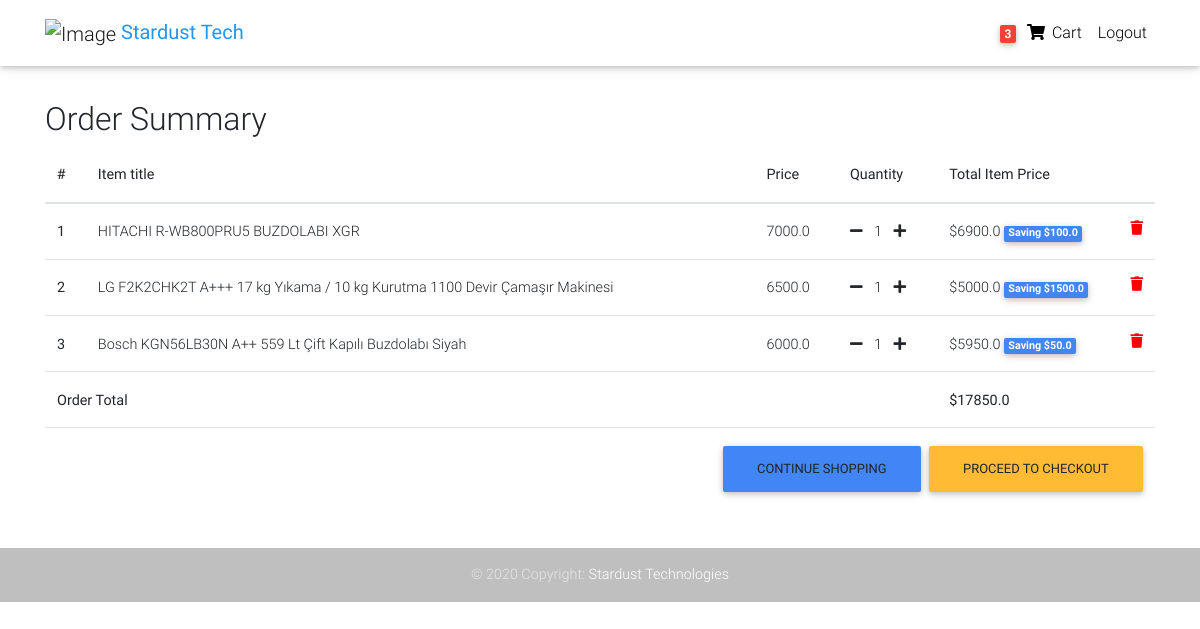
The app's page /order-summary/ (signed in), older data.
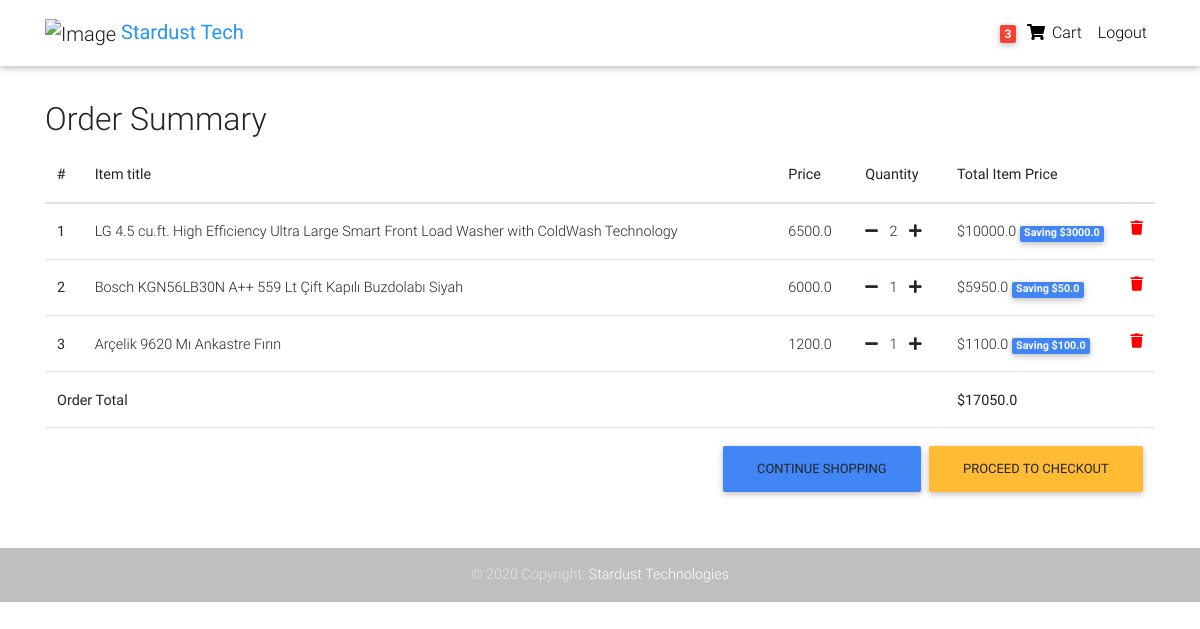
The same page, newer data.
### core/models.py (models this page shows, shortened)
class OrderItem(models.Model):
    user = models.ForeignKey(settings.AUTH_USER_MODEL,
                             on_delete=models.CASCADE)
    ordered = models.BooleanField(default=False)
    item = models.ForeignKey(Item, on_delete=models.CASCADE)
    quantity = models.IntegerField(default=1)
    def get_total_item_price(self):
        return self.quantity * self.item.price
    def get_total_discount_item_price(self):
        return self.quantity * self.item.discount_price
    def get_amount_saved(self):
        return self.get_total_item_price() - self.get_total_discount_item_price()
    def get_final_price(self):
        if self.item.discount_price:
            return self.get_total_discount_item_price()
        return self.get_total_item_price()

class Item(models.Model):
    title = models.CharField(max_length=100)
    price = models.FloatField()
    discount_price = models.FloatField(blank=True, null=True)
    category = models.CharField(choices=CATEGORY_CHOICES, max_length=2)
    label = models.CharField(choices=LABEL_CHOICES, max_length=1)
    slug = models.SlugField()
    description = models.TextField()
    image = models.ImageField()
    additional_information = models.TextField()

class Order(models.Model):
    user = models.ForeignKey(settings.AUTH_USER_MODEL,
                             on_delete=models.CASCADE)
    ref_code = models.CharField(max_length=20, blank=True, null=True)
    items = models.ManyToManyField(OrderItem)
    start_date = models.DateTimeField(auto_now_add=True)
    ordered_date = models.DateTimeField()
    ordered = models.BooleanField(default=False)
    shipping_address = models.ForeignKey(
        'Address', related_name='shipping_address', on_delete=models.SET_NULL, blank=True, null=True)
    billing_address = models.ForeignKey(
        'Address', related_name='billing_address', on_delete=models.SET_NULL, blank=True, null=True)
    payment = models.ForeignKey(
        'Payment', on_delete=models.SET_NULL, blank=True, null=True)
    coupon = models.ForeignKey(
        'Coupon', on_delete=models.SET_NULL, blank=True, null=True)
    being_delivered = models.BooleanField(default=False)
    received = models.BooleanField(default=False)
    refund_requested = models.BooleanField(default=False)
    refund_granted = models.BooleanField(default=False)
    '''
    1. Item added to cart
    2. Adding a billing address
    (Failed checkout)
    3. Payment
    (Preprocessing, processing, packaging etc.)
    4. Being delivered
    5. Received
    6. Refunds
    '''
    def get_total(self):
        total = 0
        for order_item in self.items.all():
            total += order_item.get_final_price()
        if self.coupon:
            total -= self.coupon.amount
        return total

### core/views.py (the view)
# urls.py: path('order-summary/', OrderSummaryView.as_view(), name='order-summary'),
class OrderSummaryView(LoginRequiredMixin, View):
    def get(self, *args, **kwargs):
        try:
            order = Order.objects.get(user=self.request.user, ordered=False)
            context = {
                'object': order
            }
            return render(self.request, 'order_summary.html', context)
        except ObjectDoesNotExist:
            messages.warning(self.request, "You do not have an active order")
            return redirect("/")

### core/templatetags/cart_template_tags.py (called while the page is built)
@register.filter
def cart_item_count(user):
    if user.is_authenticated:
        qs = Order.objects.filter(user=user, ordered=False)
        if qs.exists():
            return qs[0].items.count()
    return 0

### templates/order_summary.html (shortened to what this page needs)
{% extends "base.html" %}
{% block content %}
  <main>
    <div class="container">
    <div class="table-responsive text-nowrap">
    <h2>Order Summary</h2>
    <table class="table">
        <thead>
        <tr>
            <th scope="col">#</th>
            <th scope="col">Item title</th>
            <th scope="col">Price</th>
            <th scope="col">Quantity</th>
            <th scope="col">Total Item Price</th>
        </tr>
        </thead>
        <tbody>
        {% for order_item in object.items.all %}
        <tr>
            <th scope="row">{{ forloop.counter }}</th>
            <td>{{ order_item.item.title }}</td>
            <td>{{ order_item.item.price }}</td>
            <td>
                <a  href="{% url 'core:remove-single-item-from-cart' order_item.item.slug %}"><i class="needConf fas fa-minus mr-2"></i></a>
                {{ order_item.quantity }}
                <a href="{% url 'core:add-to-cart' order_item.item.slug %}"><i class="fas fa-plus ml-2"></i></a>
            </td>
            <td>
            {% if order_item.item.discount_price %}
                ${{ order_item.get_total_discount_item_price }}
                <span class="badge badge-primary">Saving ${{ order_item.get_amount_saved }}</span>
            {% else %}
                ${{ order_item.get_total_item_price }}
            {% endif %}
            <a style='color: red;' href="{% url 'core:remove-from-cart' order_item.item.slug %}">
                <i class="needConf fas fa-trash float-right"></i>
            </a>
            </td>
        </tr>
        {% endfor %}
        {% if object.get_total %}
        <tr>
            <td colspan="4"><b>Order Total</b></td>
            <td><b>${{ object.get_total }}</b></td>
        </tr>
        <tr>
            <td colspan="5">
            <a class='btn btn-warning float-right ml-2' href='/checkout/'>Proceed to checkout</a>
            <a class='btn btn-primary float-right' href='/'>Continue shopping</a>
            </td>
        </tr>
        {% endif %}
        </tbody>
    </table>
    </div>
    </div>
  </main>
{% endblock content %}

Row changes from the older to the newer data that the page shows:
removed OrderItem: item "HITACHI R-WB800PRU5 BUZDOLABI XGR", item.price "7000.0", quantity "1", get_total_discount_item_price "6900.0", get_amount_saved "100.0"
changed OrderItem: item "LG F2K2CHK2T A+++ 17 kg Yıkama / 10 kg Kurutma 1100 Devir Çamaşır Makinesi" → "LG 4.5 cu.ft. High Efficiency Ultra Large Smart Front Load Washer with ColdWash Technology"; quantity "1" → "2"; get_total_discount_item_price "5000.0" → "10000.0"; get_amount_saved "1500.0" → "3000.0"
added OrderItem: item "Arçelik 9620 Mı Ankastre Fırın", item.price "1200.0", quantity "1", get_total_discount_item_price "1100.0", get_amount_saved "100.0"
changed through a linked row, Order: get_total "17850.0" → "17050.0"
